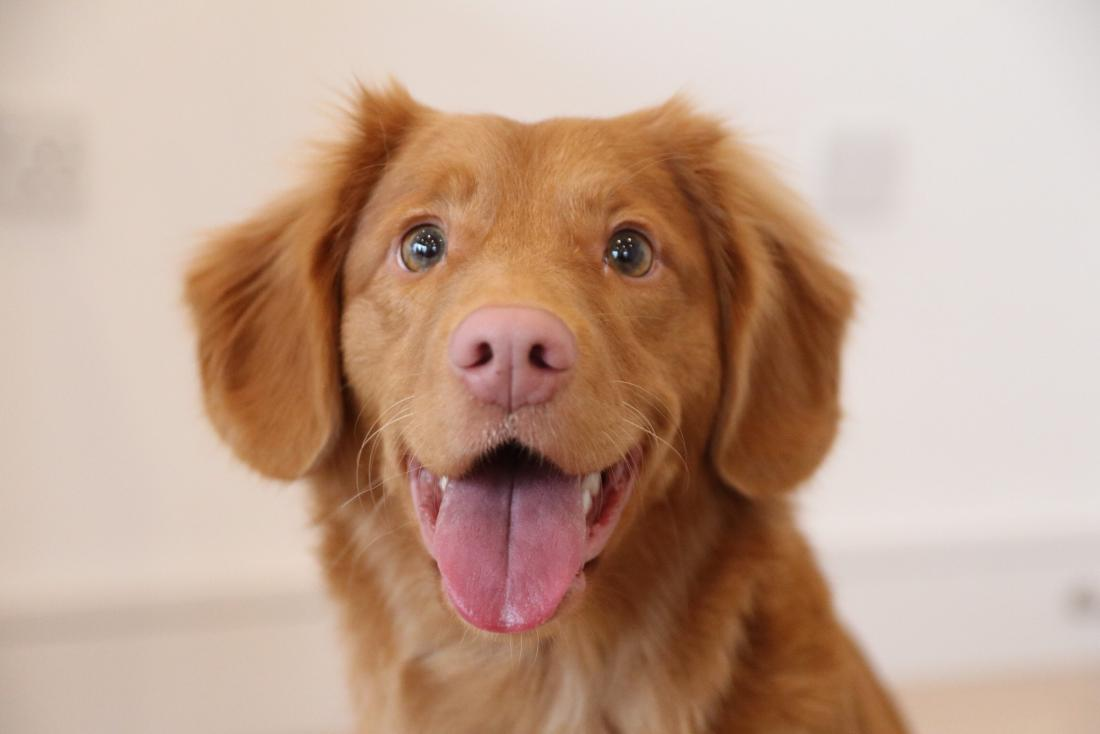
#> input picture puppy.jpg, 1100 x 734 px
$ jupyter execute 'Tutorial 2-without solution.ipynb'
#> lines starting #> are read from the running program, lines starting #| are printed output that depends on the picture; after the words box and inside, x2 and y2 are one past the last pixel; in counts of white or black regions, pixels touching at a corner belong together
[cell 1]
#Exploring Various color spaces
#GRAYSCALE
#HSV - Hue Saturation Value
#LAB - Luminosity A(green-red) B(yellow-Blue)
#threshold selection and canny edge detection alogrithm
#drawing contours and counting them

[cell 2]
import cv2

image = cv2.imread("puppy.jpg")
#> image is the input picture: shape (734, 1100, 3); mean B, G, R 143.9, 162.6, 192.9
(height,width,depth) = image.shape
#> height = 734; width = 1100; depth = 3

cv2.namedWindow('Image', cv2.WINDOW_NORMAL)
cv2.imshow("Image", image)
cv2.waitKey(0)

# convert the image to grayscale
gray = cv2.cvtColor(image, cv2.COLOR_BGR2GRAY)
cv2.namedWindow('Gray', cv2.WINDOW_NORMAL)
cv2.imshow("Gray", gray)
cv2.waitKey(0)


#converting to HSV colorspace
hsv = cv2.cvtColor(image, cv2.COLOR_BGR2HSV)
#> hsv: shape (734, 1100, 3); mean H, S, V 15.6, 78.6, 192.9
cv2.namedWindow('hsv', cv2.WINDOW_NORMAL)
#display converted HSV image
cv2.imshow("hsv", hsv)
cv2.waitKey(0)

#converting HSV image to Grayscale
hsv_gray=cv2.cvtColor(hsv, cv2.COLOR_BGR2GRAY)
cv2.namedWindow('hsv_gray', cv2.WINDOW_NORMAL)
#display converted HSV gray image
cv2.imshow('hsv_gray', hsv_gray)
cv2.waitKey(0)

cv2.destroyAllWindows()

[cell 3]
#converting into high contrast image
import cv2

#-----Reading the image-----------------------------------------------------
img = cv2.imread('puppy.jpg', 1)
cv2.imshow("img",img)
cv2.waitKey(0)
#-----Converting image to LAB Color model-----------------------------------
lab= cv2.cvtColor(img, cv2.COLOR_BGR2LAB)
#> lab: shape (734, 1100, 3); mean of channels 0, 1, 2 175.2, 137.6, 142.9
cv2.imshow("lab",lab)
cv2.waitKey(0)
#-----Splitting the LAB image to different channels-------------------------
l, a, b = cv2.split(lab)
cv2.imshow('l_channel', l)
cv2.imshow('a_channel', a)
cv2.imshow('b_channel', b)
cv2.waitKey(0)

#-----Applying CLAHE to L-channel-------------------------------------------
clahe = cv2.createCLAHE(clipLimit=3.0, tileGridSize=(8,8))
cl = clahe.apply(l)
cv2.imshow('CLAHE output', cl)
cv2.waitKey(0)

#-----Merge the CLAHE enhanced L-channel with the a and b channel-----------
limg = cv2.merge((cl,a,b))
#> limg: shape (734, 1100, 3); mean of channels 0, 1, 2 173.8, 137.6, 142.9
cv2.imshow('limg', limg)
cv2.waitKey(0)

#-----Converting image from LAB Color model to RGB model--------------------
high_contrast = cv2.cvtColor(limg, cv2.COLOR_LAB2BGR)

[cell 4]
cv2.imshow("high_contrast", high_contrast)
cv2.waitKey(0)
cv2.destroyAllWindows()

[cell 5]
high_gray = cv2.cvtColor(high_contrast, cv2.COLOR_BGR2GRAY)

cv2.namedWindow('High Contrast Gray', cv2.WINDOW_NORMAL)
cv2.imshow("High Contrast Gray", high_gray)
cv2.waitKey(0)
#writing to file
cv2.destroyAllWindows()

[cell 6]
#applying gaussian blur on gray
# apply a Gaussian blur with a 11x11 kernel to the image to smooth it,
# useful when reducing high frequency noise
blurred_gray = cv2.GaussianBlur(gray, (13,13), 0)
cv2.imshow("Blurred Gray", blurred_gray)

H_blurred_gray = cv2.GaussianBlur(high_gray, (15,15), 0)
cv2.imshow("High contrast Blurred Gray", H_blurred_gray)
cv2.waitKey(0)
cv2.destroyAllWindows()

[cell 7]
#The Canny edge detector is an edge detection operator
#that uses a multi-stage algorithm to detect a wide range of edges in images.
#It was developed by John F. Canny in 1986. Canny also produced a computational theory of edge detection
#explaining why the technique works.

#Canny algorithm works best on gray scale. It takes four inputs:
#Grayscale image
#min threshold
#max threshold
#aperture size where default is 3

[cell 8]
edged = cv2.Canny(hsv_gray, 40, 70, 3)
#> edged: shape (734, 1100); 1.1% white in thin lines or dots, all inside (x1, y1, x2, y2) = (202, 79, 888, 689)
cv2.namedWindow('Edged', cv2.WINDOW_NORMAL)
cv2.imshow("Edged", edged)
cv2.waitKey(0)
cv2.destroyAllWindows()

[cell 9]
edged_2 = cv2.Canny(blurred_gray, 10, 70, 3)
#> edged_2: shape (734, 1100); 0.55% white in thin lines or dots, all inside (x1, y1, x2, y2) = (189, 83, 882, 682)
cv2.namedWindow('Edged', cv2.WINDOW_NORMAL)
cv2.imshow("Edged", edged)
cv2.waitKey(0)
cv2.destroyAllWindows()

[cell 10]
#threshold the image by setting all pixel values less than 225 to 255 (white; foreground) and all pixel values >= 170 to 255
#(black; background), thereby segmenting the image
thresh = cv2.threshold(blurred_gray, 70,255, cv2.THRESH_BINARY_INV)[1]
#> thresh: shape (734, 1100); 6.5% white; 20 white regions (1 under 20 px), largest, box (x1, y1, x2, y2) and area: (583, 177, 768, 660) 26816, (314, 141, 394, 475) 6495, (710, 598, 788, 734) 5094
cv2.namedWindow('Thresh', cv2.WINDOW_NORMAL)
cv2.imshow("Thresh", thresh)
cv2.waitKey(0)
cv2.destroyAllWindows()
lower_threshold=80
# try various thresholds
#cv2.THRESH_BINARY
#cv2.THRESH_BINARY_INV
#cv2.THRESH_TRUNC
#cv2.THRESH_TOZERO
#cv2.THRESH_TOZERO_INV
ret,thresh1 = cv2.threshold(blurred_gray,80,255,cv2.THRESH_BINARY)
#> thresh1: shape (734, 1100); 90.9% white; 18 black regions (2 under 20 px), largest, box (x1, y1, x2, y2) and area: (581, 167, 819, 734) 47740, (313, 128, 400, 483) 8913, (458, 437, 585, 531) 4599
ret,thresh2 = cv2.threshold(blurred_gray,80,255,cv2.THRESH_BINARY_INV)
#> thresh2: shape (734, 1100); 9.1% white; 18 white regions (2 under 20 px)
ret,thresh3 = cv2.threshold(blurred_gray,80,255,cv2.THRESH_TRUNC)
ret,thresh4 = cv2.threshold(blurred_gray,80,255,cv2.THRESH_TOZERO)
ret,thresh5 = cv2.threshold(blurred_gray,80,255,cv2.THRESH_TOZERO_INV)

titles = ['Original Image','BINARY','BINARY_INV','TRUNC','TOZERO','TOZERO_INV']
images = [blurred_gray, thresh1, thresh2, thresh3, thresh4, thresh5]
from matplotlib import pyplot as plt
for i in range(0,6):
    plt.subplot(2,3,i+1),plt.imshow(images[i],'gray')
    plt.title(titles[i])
    plt.xticks([]),plt.yticks([])

plt.show()

[cell 11]
# find contours (i.e., outlines) of the foreground objects in the
# thresholded image
import imutils
cnts = cv2.findContours(edged_2.copy(), cv2.RETR_EXTERNAL, cv2.CHAIN_APPROX_SIMPLE)
#> cnts = 133 contours, 124 with area under 20; largest, box (x1, y1, x2, y2) and area: (612, 250, 619, 261) 34, (580, 482, 636, 570) 33, (403, 227, 428, 269) 26, (415, 525, 470, 631) 22, (456, 341, 493, 371) 22
cnts = imutils.grab_contours(cnts )
output = image.copy()

#loop over the contours
for c in cnts:
    # draw each contour on the output image with a 3px thick purple
    # outline, then display the output contours one at a time
    cv2.drawContours(output, [c], -1, (255, 0, 155), 3)
    cv2.imshow("Contours", output)
#> this loop made 133 passes
#> c on passes 2, 3, 4, 6, 9, 14, 15, 16, 20, 21, 23, 31: [[873, 671]], [[858, 646], [858, 647], [860, 647], [859, 647]], [[857, 644]], [[850, 634], [850, 636]], [[837, 622], [837, 623]], [[826, 582], [826, 583]], [[825, 579]], [[822, 578]], [[814, 563], [816, 563]], [[812, 550], [812, 552], [813, 551]], [[806, 541]], [[456, 483]]
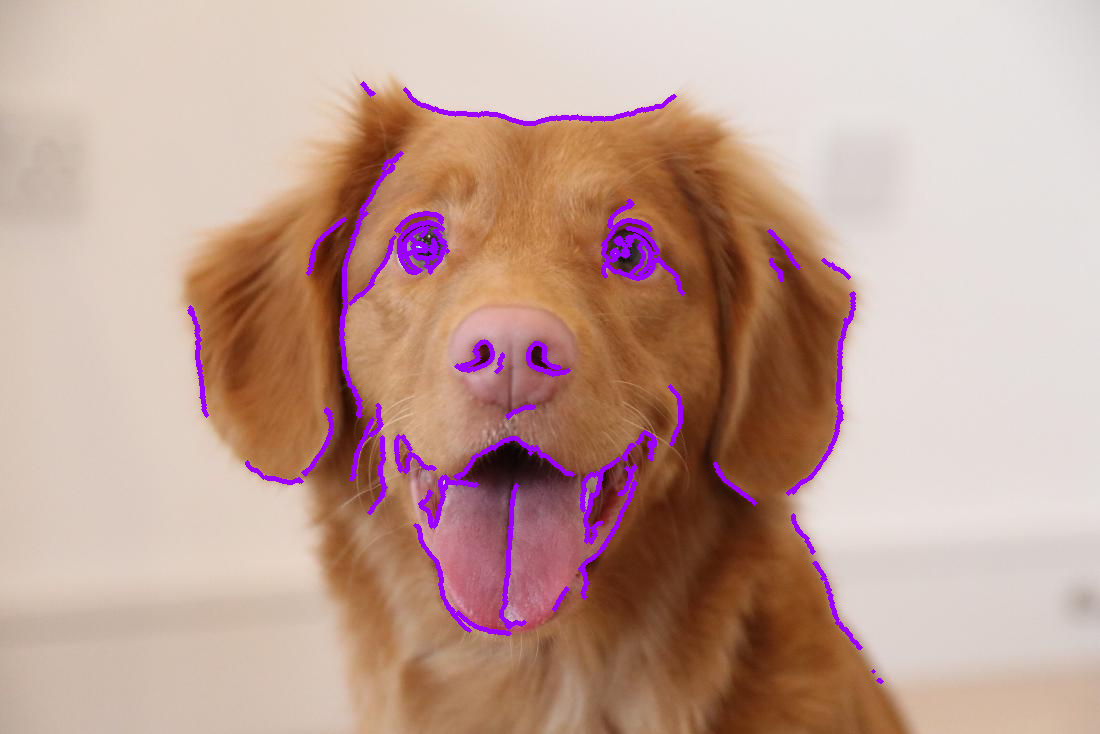
#> output: shape (734, 1100, 3); 2.47% of pixels changed, all inside (x1, y1, x2, y2) = (187, 81, 884, 684)
cv2.waitKey(0)
cv2.destroyAllWindows()

[cell 12]
# draw the total number of contours found in purple
text = "I found {} objects!".format(len(cnts))
#> text = 'I found 133 objects!'
cv2.putText(output, text, (10, 25),  cv2.FONT_HERSHEY_SIMPLEX, 0.7,(0, 240, 159), 2)
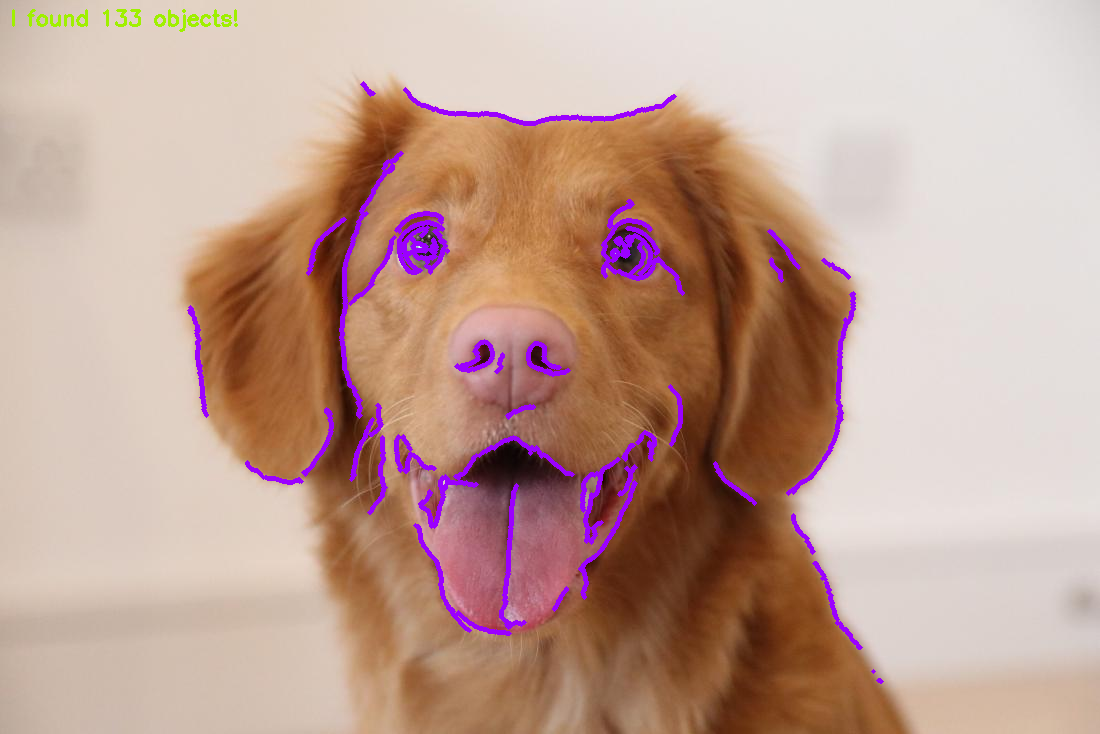
#> output: shape (734, 1100, 3); 0.18% of pixels changed, all inside (x1, y1, x2, y2) = (12, 9, 238, 32)
cv2.imshow("Contours", output)
cv2.waitKey(0)
cv2.destroyAllWindows()

[cell 13]
# find contours (i.e., outlines) of the foreground objects in the
# thresholded image

contours,hierarchy = cv2.findContours(thresh.copy(),  cv2.RETR_EXTERNAL, cv2.CHAIN_APPROX_SIMPLE)
#> contours = 20 contours, 1 with area under 20; largest, box (x1, y1, x2, y2) and area: (583, 177, 768, 660) 26538, (314, 141, 394, 475) 6158, (710, 598, 788, 734) 4930, (460, 438, 576, 501) 3756, (778, 259, 827, 394) 2507
temp_x_lower=int(width/2)
#> temp_x_lower = 550
temp_y_lower=int(height/2)
#> temp_y_lower = 367
temp_x_higher=int(width/2)
#> temp_x_higher = 550
temp_y_higher=int(height/2)
#> temp_y_higher = 367
for cnt in contours:
    x,y,w,h = cv2.boundingRect(cnt)
    print(x,y,w,h)

    if temp_x_higher+w  < (x+w):
        temp_x_higher =int(x+w)
    if temp_y_higher+h  < (y+h):
        temp_y_higher= int(y+h)

    if temp_x_lower > int(x):
        temp_x_lower=int(x)
    if temp_y_lower > int(y):
        temp_y_lower=int(y)
#> this loop made 20 passes
#> (x, y, w, h, temp_x_lower, temp_y_lower) on passes 10 to 12: (234, 333, 15, 28, 234, 333), (232, 297, 21, 22, 232, 297), (229, 272, 30, 22, 229, 272)
#> (x, y, w, h, temp_x_higher, temp_y_higher) on pass 1: (710, 598, 78, 136, 788, 734)
#| 710 598 78 136
#| 588 465 32 61
#| 363 448 5 14
#| 460 438 116 63
#| 617 436 34 48
#| 653 411 13 19
#| 724 355 54 112
#| 528 344 24 27
#> (further printed lines are left out)
#> after the loop, temp_x_higher = 788; temp_x_lower = 229; temp_y_higher = 734; temp_y_lower = 141

print("Lower X:",temp_x_lower,"Lower Y:",temp_y_lower,"Higher X:", temp_x_higher,"Higher Y:",temp_y_higher)
#| Lower X: 229 Lower Y: 141 Higher X: 788 Higher Y: 734

bb_img = cv2.rectangle(image,(temp_x_lower,temp_y_lower),(int(temp_x_higher),int(temp_y_higher)),(0,255,0),2)
cv2.imshow("Bounding Box",bb_img)
cv2.waitKey(0)
cv2.destroyAllWindows()

[cell 14]
#exercise 2
#change gaussian blur and utilize the various color spaces if you can get the right number of cars in carpark image.
#Think of using other threshold if possible

[cell 15]
import cv2
image = cv2.imread("carpark3.jpg")
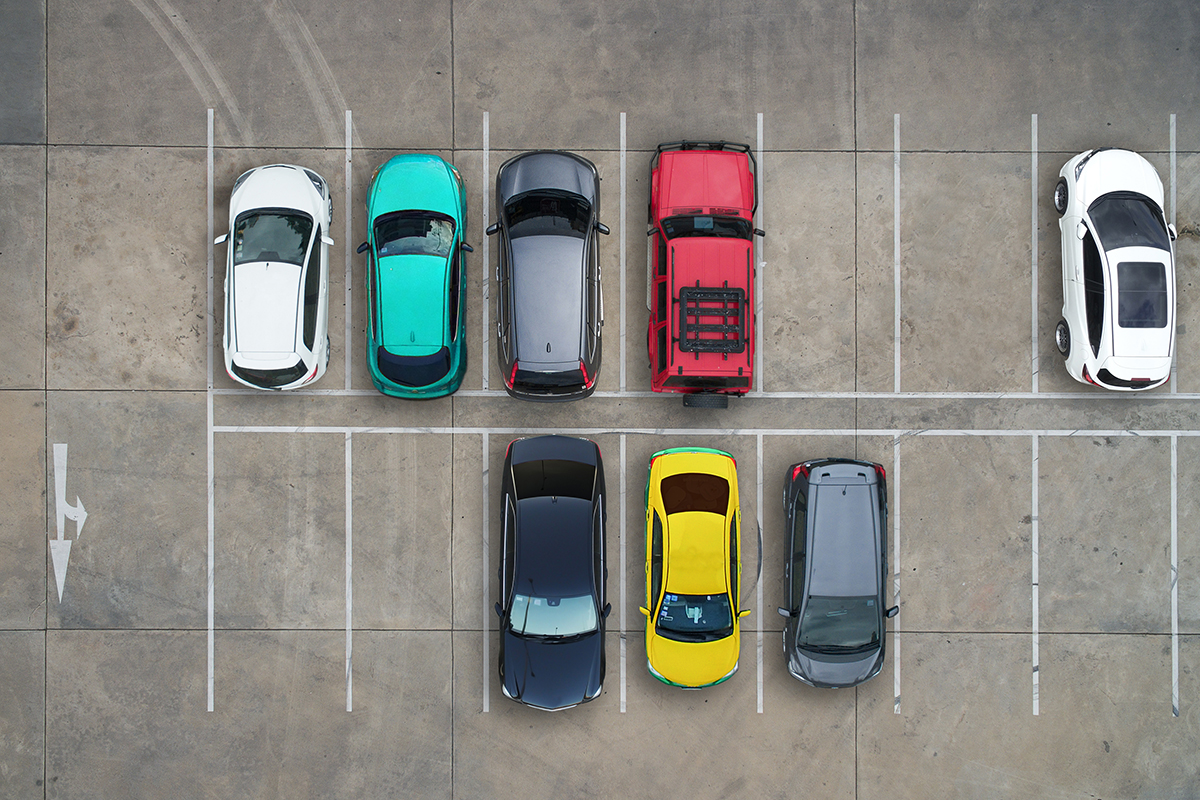
#> input picture carpark3.jpg, 1200 x 800 px
#> image is the input picture: shape (800, 1200, 3); mean B, G, R 128.5, 134.7, 136.5
(height,width,depth) = image.shape
#> height = 800; width = 1200

cv2.namedWindow('Image', cv2.WINDOW_NORMAL)
cv2.imshow("Image", image)
cv2.waitKey(0)

# convert the image to grayscale
gray = cv2.cvtColor(image, cv2.COLOR_BGR2GRAY)
#> gray: shape (800, 1200)
cv2.namedWindow('Gray', cv2.WINDOW_NORMAL)
cv2.imshow("Gray", gray)
cv2.waitKey(0)


#converting to HSV colorspace
hsv = cv2.cvtColor(image, cv2.COLOR_BGR2HSV)
#> hsv: shape (800, 1200, 3); mean H, S, V 42.9, 36.9, 142.8
cv2.namedWindow('hsv', cv2.WINDOW_NORMAL)
#display converted HSV image
cv2.imshow("hsv", hsv)
cv2.waitKey(0)

#converting HSV image to Grayscale
hsv_gray=cv2.cvtColor(hsv, cv2.COLOR_BGR2GRAY)
#> hsv_gray: shape (800, 1200)
cv2.namedWindow('hsv_gray', cv2.WINDOW_NORMAL)
#display converted HSV gray image
cv2.imshow('hsv_gray', hsv_gray)
cv2.waitKey(0)

cv2.destroyAllWindows()

[cell 16]
#applying gaussian blur on gray
# apply a Gaussian blur with a 11x11 kernel to the image to smooth it,
# useful when reducing high frequency noise
blurred_gray = cv2.GaussianBlur(gray, (13,13), 0)
#> blurred_gray: shape (800, 1200)
cv2.imshow("Blurred Gray", blurred_gray)

cv2.waitKey(0)
cv2.destroyAllWindows()

[cell 17]
#threshold the image by setting all pixel values less than 225 to 255 (white; foreground) and all pixel values >= 170 to 255
#(black; background), thereby segmenting the image
temp_image=blurred_gray
thresh = cv2.threshold(temp_image, 70,255, cv2.THRESH_BINARY_INV)[1]
#> thresh: shape (800, 1200); 6.7% white; 49 white regions (11 under 20 px), largest, box (x1, y1, x2, y2) and area: (495, 437, 610, 702) 21595, (647, 186, 756, 409) 6763, (489, 176, 601, 337) 5222
cv2.namedWindow('Thresh', cv2.WINDOW_NORMAL)
cv2.imshow("Thresh", thresh)
cv2.waitKey(0)
cv2.destroyAllWindows()
lower_threshold=80
higher_threshold=255
# try various thresholds
#cv2.THRESH_BINARY
#cv2.THRESH_BINARY_INV
#cv2.THRESH_TRUNC
#cv2.THRESH_TOZERO
#cv2.THRESH_TOZERO_INV
ret,thresh1 = cv2.threshold(temp_image,lower_threshold,higher_threshold,cv2.THRESH_BINARY)
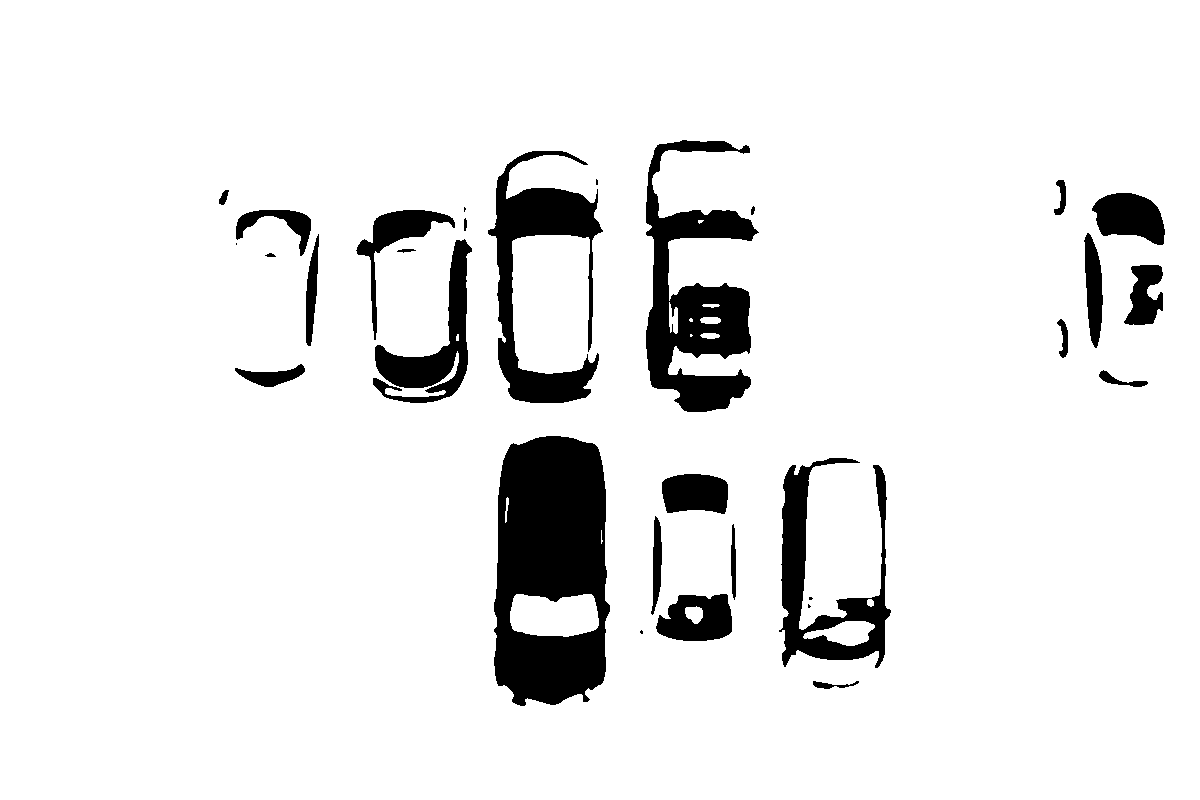
#> thresh1: shape (800, 1200); 91.7% white; 31 black regions (6 under 20 px), largest, box (x1, y1, x2, y2) and area: (494, 436, 610, 706) 24102, (646, 140, 759, 412) 13933, (488, 151, 603, 403) 10142
#> ret = 80
ret,thresh2 = cv2.threshold(temp_image,lower_threshold,higher_threshold,cv2.THRESH_BINARY_INV)
ret,thresh3 = cv2.threshold(temp_image,lower_threshold,higher_threshold,cv2.THRESH_TRUNC)
#> thresh3: shape (800, 1200)
ret,thresh4 = cv2.threshold(temp_image,lower_threshold,higher_threshold,cv2.THRESH_TOZERO)
#> thresh4: shape (800, 1200)
ret,thresh5 = cv2.threshold(temp_image,lower_threshold,higher_threshold,cv2.THRESH_TOZERO_INV)
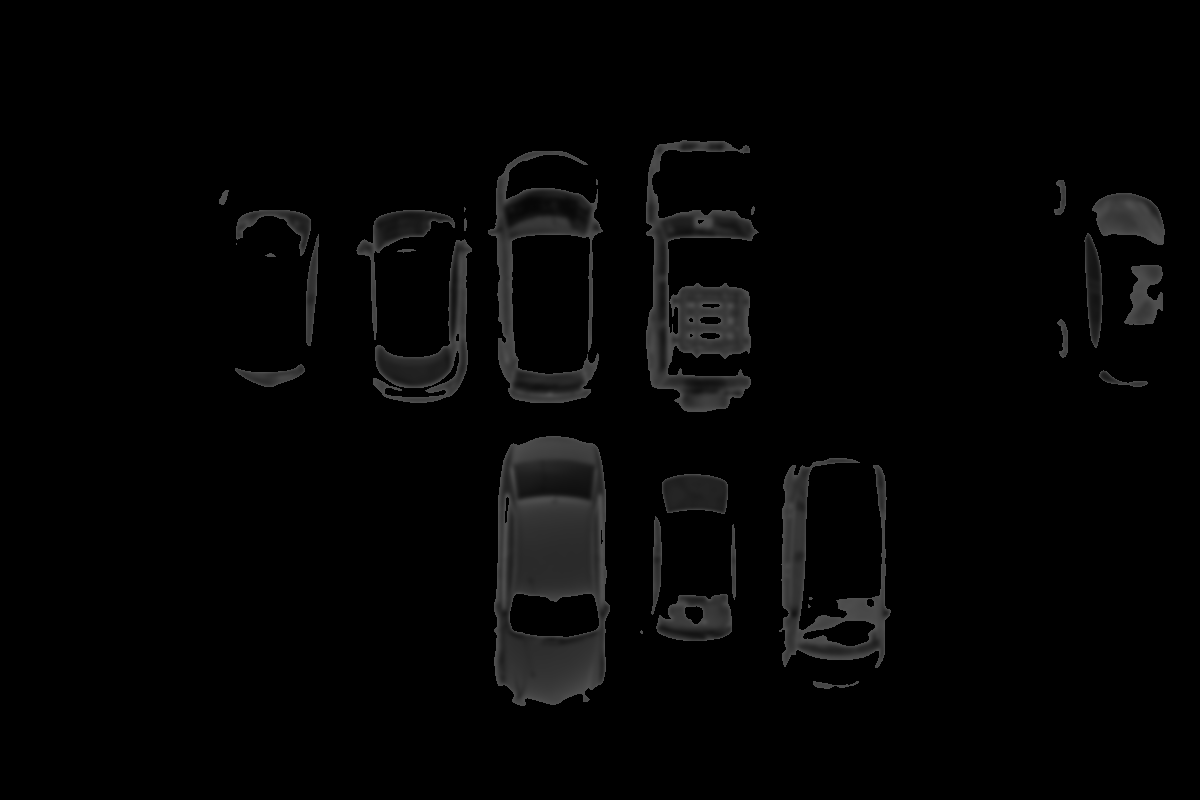
#> thresh5: shape (800, 1200); min 0, max 80, mean 4.5

titles = ['Original Image','BINARY','BINARY_INV','TRUNC','TOZERO','TOZERO_INV']
images = [gray, thresh1, thresh2, thresh3, thresh4, thresh5]
from matplotlib import pyplot as plt
for i in range(0,6):
    plt.subplot(2,3,i+1),plt.imshow(images[i],'gray')
    plt.title(titles[i])
    plt.xticks([]),plt.yticks([])

plt.show()
